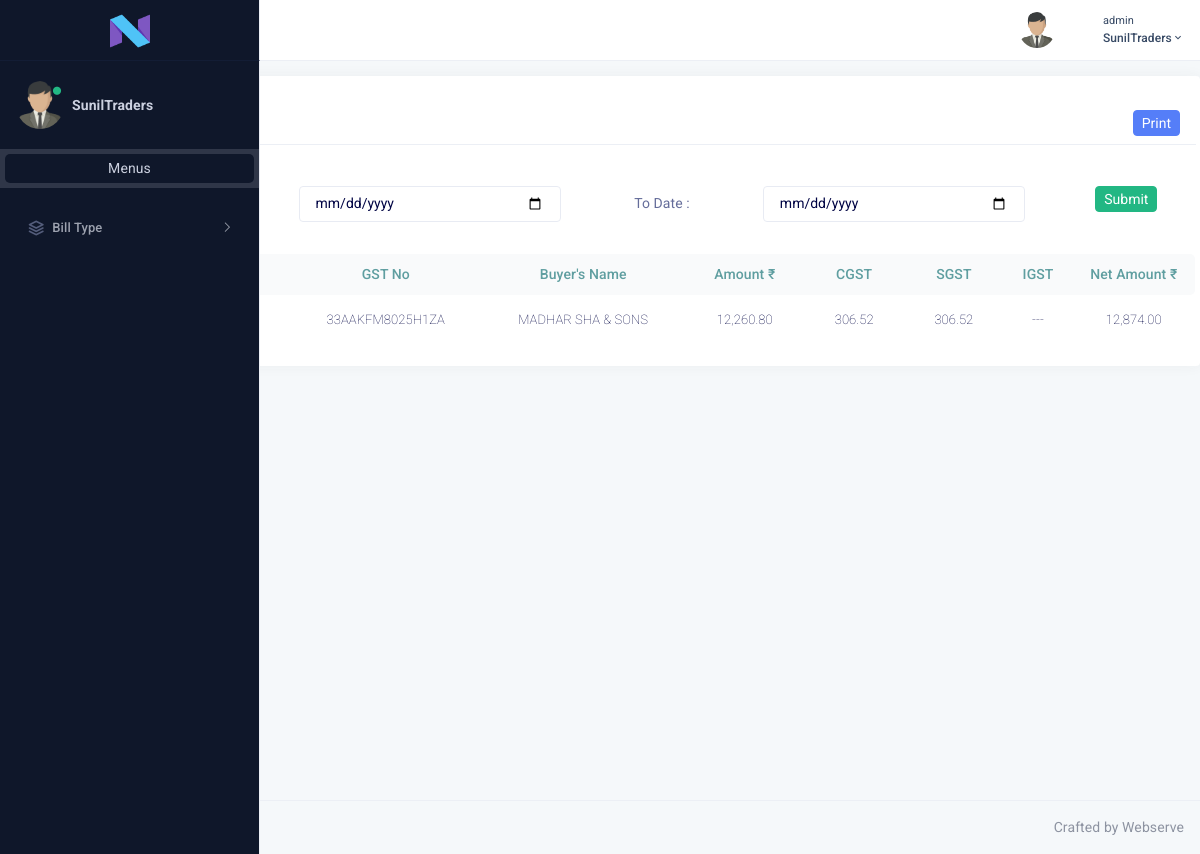
Page /creditNoteReport.php (signed in) on the committed database.
### tables this page shows
CREATE TABLE `credit_note` (
  `credit_note_id` int(11) NOT NULL,
  `credit_note_bill_id` varchar(7) NOT NULL,
  `formId` varchar(50) NOT NULL DEFAULT '0',
  `supplierName` varchar(100) DEFAULT NULL,
  `address` varchar(200) DEFAULT NULL,
  `phoneNo` varchar(13) DEFAULT NULL,
  `city` varchar(100) DEFAULT NULL,
  `billNo` varchar(50) DEFAULT NULL,
  `appNo` varchar(50) DEFAULT NULL,
  `aDate` date DEFAULT NULL,
  `GSTNO` varchar(20) DEFAULT NULL,
  `terms` text,
  `HSNNo` varchar(50) DEFAULT NULL,
  `LR` varchar(100) DEFAULT NULL,
  `lrDate` date DEFAULT NULL,
  `through` varchar(100) NOT NULL,
  `invoiceNumber` varchar(100) NOT NULL,
  `amount` int(11) NOT NULL,
  `GST` varchar(10) NOT NULL,
  `GSTType` varchar(10) NOT NULL,
  `CGST` float NOT NULL,
  `CGSTTax` float NOT NULL,
  `SGST` float NOT NULL,
  `SGSTTax` float NOT NULL,
  `IGST` float NOT NULL,
  `IGSTTax` float NOT NULL,
  `subTotal` float NOT NULL,
  `total` float NOT NULL,
  `roundOff` float NOT NULL,
  `netAmount` float NOT NULL,
  `creditBillDate` date NOT NULL,
  `creditAmt` float NOT NULL,
  `createdAt` timestamp NOT NULL DEFAULT CURRENT_TIMESTAMP,
  `updatedAt` timestamp NOT NULL DEFAULT CURRENT_TIMESTAMP ON UPDATE CURRENT_TIMESTAMP,
  `status` int(11) NOT NULL DEFAULT '0',
  `financialYear` year(4) DEFAULT NULL
);

### creditNoteReport.php (the view, shortened to what this page needs)
<?php
    if(!empty($_REQUEST['fdate'])){
        $fdate = $_REQUEST['fdate'];
        $toDate = $_REQUEST['toDate'];
    }else{
        $fdate = $toDate = '';
    }
?>
<?php include('header.php') ?>
<!DOCTYPE html>
<html lang="en">
    <head>
</head>
    <div class="page-wrapper">
        <div class="page-content-tab">
            <div class="container-fluid">
                <div class="row">
                    <div class="col-12 m-3" >
                        <div class="card">
                            <div class="card-header row m-1">
                                <h4 class="card-title col-11">Credit Note Report</h4>
                                <div class="" style=" text-align: end;">
                                    <button class="btn btn-primary" onclick="printDiv()">Print</button>
                                </div>
                            </div>
                            <div class="card-body">
                                <div class="table-responsive">
                                    <div class="col-12 m-3">
                                        <form method="post">
                                            <div class="row pb-3 pt-3">
                                                <label class="col-form-label text-center col-2">From Date :</label>
                                                <div class="col-3 text-center">
                                                    <input type="date" id='gMonth2' class="form-control" name="fdate" required>
                                                </div>
                                                <label class="col-form-label text-center col-2">To Date :</label>
                                                <div class="col-3 text-center">
                                                    <input type="date" id='gMonth2' class="form-control" name="toDate" required>
                                                </div>
                                                <div class="col-2 text-center">
                                                    <input class="btn btn-success" type="submit" name="filter" value="Submit">
                                                </div>
                                            </div>
                                        </form>
                                    </div>
                                    <table class="table mt-3" id="datatable_1">
                                        <thead class="thead-light p-3">
                                          <tr>
                                            <th class="text-center">S.No</th>
                                            <th class="text-center">Date</th>
                                            <th class="text-center">GST No</th>
                                            <th class="text-center">Buyer's Name</th>
                                            <th class="text-center">Amount ₹</th>
                                            <th class="text-center">CGST</th>
                                            <th class="text-center">SGST</th>
                                            <th class="text-center">IGST</th>
                                            <th class="text-center">Net Amount ₹</th>
                                          </tr>
                                        </thead>
                                        <tbody>
                                            <?php
                                               if($fdate){
                                                    $sql2 = "SELECT * FROM `credit_note` WHERE `createdAt` >= '$fdate' AND `createdAt` <= '$toDate' ORDER BY credit_note_id DESC";
                                                }else{
                                                    $sql2 = "SELECT * FROM credit_note ORDER BY credit_note_id DESC";
                                                }
                                                $result2 = $conn->query($sql2);
                                                $i=1;
                                                while($debitNote = $result2->fetch_assoc()){
                                            ?>
                                            <tr>
                                                <td class="text-center"><?= $i++ ?></td>
                                                <td class="text-center"><?= date('d-m-Y',strtotime($debitNote['createdAt'])) ?></td>
                                                <td class="text-center"><?= $debitNote['GSTNO'] ?></td>
                                                <td class="text-center"><?= $debitNote['supplierName'] ?></td>
                                                <td class="text-center"> <?=number_format($debitNote['subTotal'],2) ?></td>
                                                <td class="text-center"><?= ($debitNote['CGSTTax']) ? number_format($debitNote['CGSTTax'],2) : "---" ?></td>
                                                <td class="text-center"><?= ($debitNote['SGSTTax']) ? number_format($debitNote['SGSTTax'],2) : "---" ?></td>
                                                <td class="text-center"><?= ($debitNote['IGSTTax']) ? number_format($debitNote['IGSTTax'],2) : "---" ?></td>
                                                <td class="text-center"> <?= number_format($debitNote['netAmount'],2) ?></td>
                                            </tr>
                                            <?php
                                                }
                                            ?>
                                            </tbody>
                                        </table>
                                    </div>
                            </div>
                        </div>
                    </div>
                </div>
            </div>
        </div>
    </div>
  <?php include('footer.php') ?>

### header.php (style rules this page uses)
.table .thead-light th { color: #8997bd; background-color: #f9fafb;font-size: 14px; !important; }
.card-header { padding: 0.5rem 0.5rem !important; }
.card-body { padding: 0.3rem 0.3rem !important; }
.btn { padding: 0.1rem 0.5rem; }
.table .thead-light th { color: cadetblue; background-color: #f9fafb; font-size: 14px; !important: ; padding: 10px; }

### rows in the picture
credit_note: GSTNO "33AAKFM8025H1ZA", supplierName "MADHAR SHA & SONS", subTotal "12,260.80", CGSTTax "306.52", SGSTTax "306.52", netAmount "12,874.00"

### other values in the picture
$_SESSION['username'] "admin"
